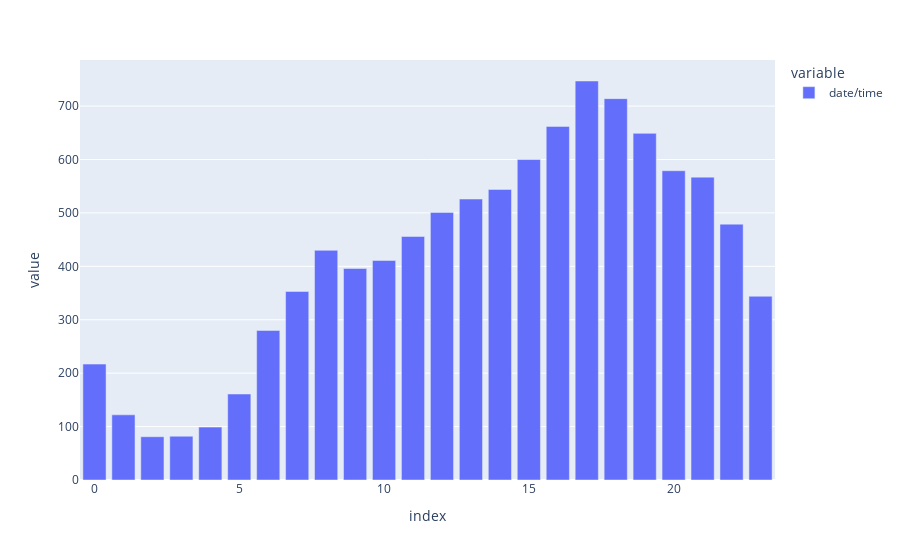

The notebook cell this image was saved under:
### Code cell
fig = px.bar(data[DATE_COLUMN].dt.hour.value_counts(sort=False))
fig.show()

### Figure 1 — Plotly figure (JSON) as saved in the notebook; plotly's stock layout.template omitted (floating-point values rounded to 4 significant figures)
{"data": [{"alignmentgroup": "True", "hovertemplate": "variable=date/time<br>index=%{x}<br>value=%{y}<extra></extra>", "legendgroup": "date/time", "marker": {"color": "#636efa", "pattern": {"shape": ""}}, "name": "date/time", "offsetgroup": "date/time", "orientation": "v", "showlegend": true, "textposition": "auto", "type": "bar", "x": [0, 1, 2, 3, 4, 5, 6, 7, 8, 9, 10, 11, 12, 13, 14, 15, 16, 17, 18, 19, 20, 21, 22, 23], "xaxis": "x", "y": [217, 122, 81, 82, 99, 161, 280, 353, 430, 396, 411, 456, 501, 526, 544, 600, 662, 747, 714, 649, 579, 567, 479, 344], "yaxis": "y"}], "layout": {"autosize": true, "barmode": "relative", "legend": {"title": {"text": "variable"}, "tracegroupgap": 0}, "margin": {"t": 60}, "xaxis": {"anchor": "y", "autorange": true, "domain": [0, 1], "range": [-0.5, 23.5], "title": {"text": "index"}, "type": "linear"}, "yaxis": {"anchor": "x", "autorange": true, "domain": [0, 1], "range": [0, 786.3], "title": {"text": "value"}, "type": "linear"}}}
